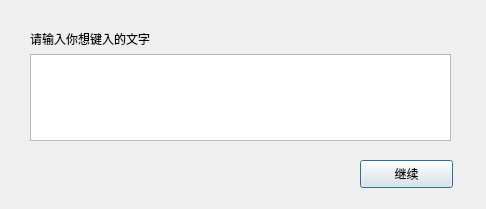
<?xml version="1.0" encoding="UTF-8"?>
<ui version="4.0">
 <class>Dialog</class>
 <widget class="QDialog" name="Dialog">
  <property name="geometry">
   <rect>
    <x>0</x>
    <y>0</y>
    <width>486</width>
    <height>209</height>
   </rect>
  </property>
  <property name="windowTitle">
   <string>Dialog</string>
  </property>
  <widget class="QWidget" name="layoutWidget">
   <property name="geometry">
    <rect>
     <x>30</x>
     <y>30</y>
     <width>421</width>
     <height>111</height>
    </rect>
   </property>
   <layout class="QVBoxLayout" name="verticalLayout">
    <item>
     <widget class="QLabel" name="label">
      <property name="text">
       <string>请输入你想键入的文字</string>
      </property>
     </widget>
    </item>
    <item>
     <widget class="QTextEdit" name="textEdit"/>
    </item>
   </layout>
  </widget>
  <widget class="QPushButton" name="pushButtonContinue">
   <property name="geometry">
    <rect>
     <x>360</x>
     <y>160</y>
     <width>93</width>
     <height>28</height>
    </rect>
   </property>
   <property name="text">
    <string>继续</string>
   </property>
  </widget>
 </widget>
 <resources/>
 <connections>
  <connection>
   <sender>pushButtonContinue</sender>
   <signal>clicked()</signal>
   <receiver>Dialog</receiver>
   <slot>on_pushButtonContinue_clicked()</slot>
   <hints>
    <hint type="sourcelabel">
     <x>369</x>
     <y>167</y>
    </hint>
    <hint type="destinationlabel">
     <x>262</x>
     <y>170</y>
    </hint>
   </hints>
  </connection>
 </connections>
 <slots>
  <slot>on_pushButtonContinue_clicked()</slot>
 </slots>
</ui>
